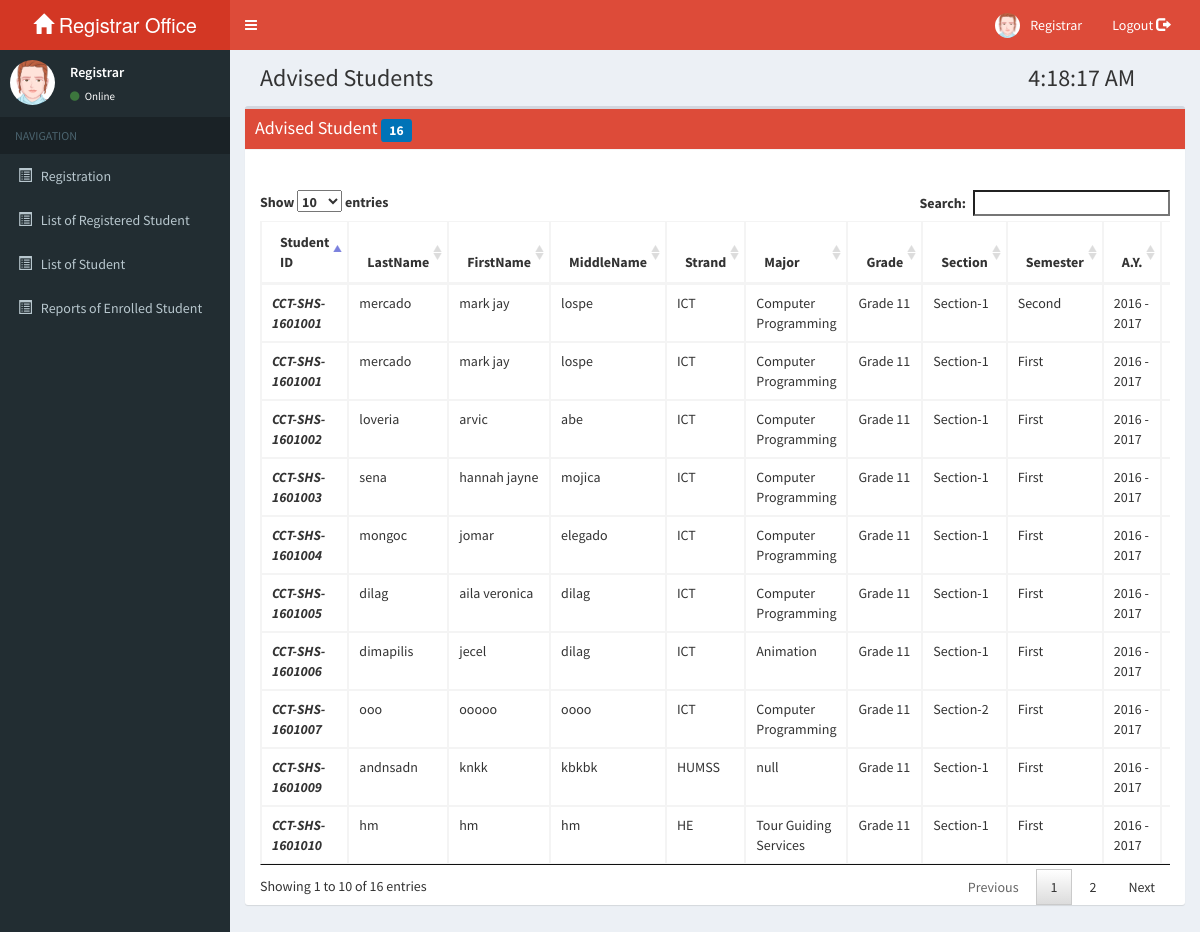
The page /registrar/pages/student_advised.php (signed in) on the database its author committed.
### tables this page shows
CREATE TABLE `tblstudent_advised` (
  `advise_id` int(10) NOT NULL,
  `shs_id` varchar(50) NOT NULL,
  `lname` varchar(50) NOT NULL,
  `fname` varchar(50) NOT NULL,
  `mname` varchar(50) NOT NULL,
  `strand` varchar(50) NOT NULL,
  `major` varchar(50) NOT NULL,
  `section` varchar(20) NOT NULL,
  `grade` varchar(50) NOT NULL,
  `semester` varchar(30) NOT NULL,
  `yr_start` varchar(50) NOT NULL,
  `yr_end` varchar(50) NOT NULL,
  `date_advised` varchar(50) NOT NULL
);

### registrar/pages/student_advised.php (the view, shortened to what this page needs)
<?php 	include "../templates/templates.php";
		include "connect.php";
		?>
  <body class="skin-red">
    <div class="wrapper">
      <div class="content-wrapper">
        <section class="content-header">
          <h1 class="col-md-10">
            Advised Students
		  <h1>
          </h1>
        </section>
		<?php
		$sql_sel=mysqli_query($con,"SELECT * FROM tblstudent_advised");
		$num_row = mysqli_num_rows($sql_sel);
		?>
       <section class="content">
        <div class="box">
            <div class="box-header with-border" style="background-color: #dd4b39; color:white;">
				<h3 class="box-title">Advised Student <small class="label bg-blue" id="num_app"> <?php echo $num_row;?></small></h3>
            </div>
            <br/><br/>
			<div class="container-fluid">
				<div class="table-responsive">
				  <table id="applicantschedule" class="table table-bordered table-hover">
					<thead>
						<tr>
							<th>Student ID</th>
							<th>LastName</th>
							<th>FirstName</th>
							<th>MiddleName</th>
							<th>Strand</th>
							<th>Major</th>
							<th>Grade</th>
							<th>Section</th>
							<th>Semester</th>
							<th>A.Y.</th>
							<th></th>
						</tr>
					</thead>
					<tbody>
						<?php
						$res=mysqli_query($con,"select * from tblstudent_advised order by shs_id desc");
						while($row=mysqli_fetch_array($res)){
						?>
						  <tr>
							<td><b><i>CCT-SHS-<?php echo $row['shs_id'];?></i></b></td>
							<td><?php echo $row['lname'];?></td>
							<td><?php echo $row['fname'];?></td>
							<td><?php echo $row['mname'];?></td>
							<td><?php echo $row['strand'];?></td>
							<td><?php echo $row['major'];?></td>
							<td><?php echo $row['grade'];?></td>
							<td>Section-<?php echo $row['section'];?></td>
							<td><?php echo $row['semester'];?></td>
							<td><?php echo $row['yr_start']." - ".$row['yr_end'];?></td>
							<td><a class="btn btn-flat btn-primary" target="_blank" href="fpdf/thesis.php?id=<?php echo $row['shs_id'];?>" data-toggle="tooltip" title="Print Registration"><i class="glyphicon glyphicon-print"></i>  Print</a></td>
						  </tr>
						<?php
						}
						?>
					</tbody>
				  </table>
				</div>
            </div>
          </div>
       </section>
      </div>
  </body>
</html>

### rows shown on the page
tblstudent_advised: shs "1601010", lname "hm", fname "hm", mname "hm", strand "HE", major "Tour Guiding Services", grade "Grade 11", section "1", semester "First", yr_start "2016", yr_end "2017"
tblstudent_advised: shs "1601009", lname "andnsadn", fname "knkk", mname "kbkbk", strand "HUMSS", major "null", grade "Grade 11", section "1", semester "First", yr_start "2016", yr_end "2017"
tblstudent_advised: shs "1601007", lname "ooo", fname "ooooo", mname "oooo", strand "ICT", major "Computer Programming", grade "Grade 11", section "2", semester "First", yr_start "2016", yr_end "2017"
tblstudent_advised: shs "1601006", lname "dimapilis", fname "jecel", mname "dilag", strand "ICT", major "Animation", grade "Grade 11", section "1", semester "First", yr_start "2016", yr_end "2017"
tblstudent_advised: shs "1601005", lname "dilag", fname "aila veronica", mname "dilag", strand "ICT", major "Computer Programming", grade "Grade 11", section "1", semester "First", yr_start "2016", yr_end "2017"
tblstudent_advised: shs "1601004", lname "mongoc", fname "jomar", mname "elegado", strand "ICT", major "Computer Programming", grade "Grade 11", section "1", semester "First", yr_start "2016", yr_end "2017"
tblstudent_advised: shs "1601003", lname "sena", fname "hannah jayne", mname "mojica", strand "ICT", major "Computer Programming", grade "Grade 11", section "1", semester "First", yr_start "2016", yr_end "2017"
tblstudent_advised: shs "1601002", lname "loveria", fname "arvic", mname "abe", strand "ICT", major "Computer Programming", grade "Grade 11", section "1", semester "First", yr_start "2016", yr_end "2017"
tblstudent_advised: shs "1601001", lname "mercado", fname "mark jay", mname "lospe", strand "ICT", major "Computer Programming", grade "Grade 11", section "1", semester "Second", yr_start "2016", yr_end "2017"
tblstudent_advised: shs "1601001", lname "mercado", fname "mark jay", mname "lospe", strand "ICT", major "Computer Programming", grade "Grade 11", section "1", semester "First", yr_start "2016", yr_end "2017"

### other values the page prints
$num_row "16"
